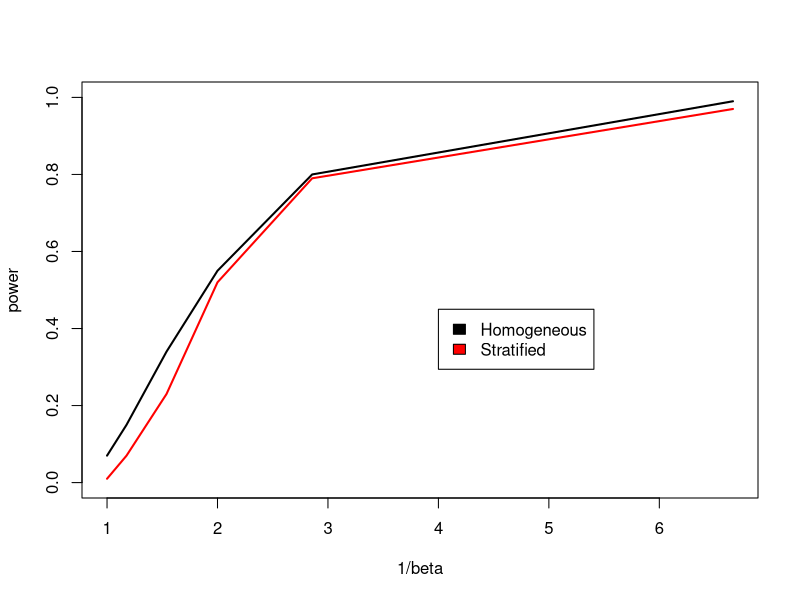

The R source for this figure:
##
##
## Homozygosity Project
## Date 12-29-2015
## Aim: Plot Loss of Homozygosity
## @ authors: Andrew Allen 
## @ student: Jeff Du
## Data source: 
## Models:  Poisson
## Parameters: 


## not sure where to get this vector
pwr.strat<-c(0.01,0.07,0.23,0.52,0.79,.97)
pwr.hom<-c(0.07,0.15,0.34,0.55,.8,.99)
bta<-c(1,.85,.65,.5,.35,.15)


## plot the homogeneous and stratified line
plot(1/bta,pwr.strat,type="l",col="red",xlab="1/beta",ylab="power",lwd=2,ylim=c(0,1))

lines(1/bta,pwr.hom,lwd=2)

## add figure legend
legend(4,.45,c("Homogeneous","Stratified"),fill=c("black","red"))
